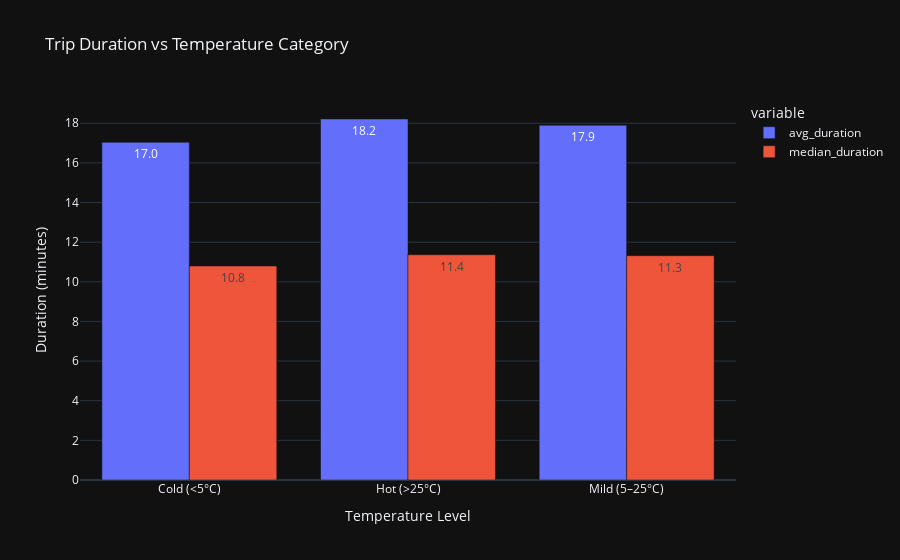

The notebook cell saved with this chart:
### Code cell
duration_temp = combined_df.withColumn(
    "temp_level",
    F.when(F.col("temperature_c") < 5, "Cold (<5°C)")
    .when(F.col("temperature_c") > 25, "Hot (>25°C)")
    .otherwise("Mild (5–25°C)")
)

avg_duration_temp = (
    duration_temp
    .groupBy("temp_level")
    .agg(F.avg("duration_min").alias("avg_duration_min"))
    .orderBy("temp_level")
)

avg_duration_temp.show()

temp_stats = (
    duration_temp
    .groupBy("temp_level")
    .agg(
        F.avg("duration_min").alias("avg_duration"),
        F.expr("percentile(duration_min, 0.5)").alias("median_duration")
    )
    .orderBy("temp_level")
)

pd_temp = temp_stats.toPandas()

fig = px.bar(
    pd_temp,
    x="temp_level",
    y=["avg_duration", "median_duration"],
    barmode="group",
    title="Trip Duration vs Temperature Category",
    labels={"value": "Duration (minutes)", "temp_level": "Temperature Level"},
    text_auto=".1f",
    template="plotly_dark"
)
fig.show()

### Figure 1 — Plotly figure (JSON) as saved in the notebook; plotly's stock layout.template omitted (floating-point values rounded to 4 significant figures)
{"data": [{"alignmentgroup": "True", "hovertemplate": "variable=avg_duration<br>Temperature Level=%{x}<br>Duration (minutes)=%{y}<extra></extra>", "legendgroup": "avg_duration", "marker": {"color": "#636efa", "pattern": {"shape": ""}}, "name": "avg_duration", "offsetgroup": "avg_duration", "orientation": "v", "showlegend": true, "textposition": "auto", "texttemplate": "%{y:.1f}", "type": "bar", "x": ["Cold (<5°C)", "Hot (>25°C)", "Mild (5–25°C)"], "xaxis": "x", "y": [17.04, 18.21, 17.9], "yaxis": "y"}, {"alignmentgroup": "True", "hovertemplate": "variable=median_duration<br>Temperature Level=%{x}<br>Duration (minutes)=%{y}<extra></extra>", "legendgroup": "median_duration", "marker": {"color": "#EF553B", "pattern": {"shape": ""}}, "name": "median_duration", "offsetgroup": "median_duration", "orientation": "v", "showlegend": true, "textposition": "auto", "texttemplate": "%{y:.1f}", "type": "bar", "x": ["Cold (<5°C)", "Hot (>25°C)", "Mild (5–25°C)"], "xaxis": "x", "y": [10.8, 11.37, 11.32], "yaxis": "y"}], "layout": {"barmode": "group", "legend": {"title": {"text": "variable"}, "tracegroupgap": 0}, "title": {"text": "Trip Duration vs Temperature Category"}, "xaxis": {"anchor": "y", "domain": [0, 1], "title": {"text": "Temperature Level"}}, "yaxis": {"anchor": "x", "domain": [0, 1], "title": {"text": "Duration (minutes)"}}}}
